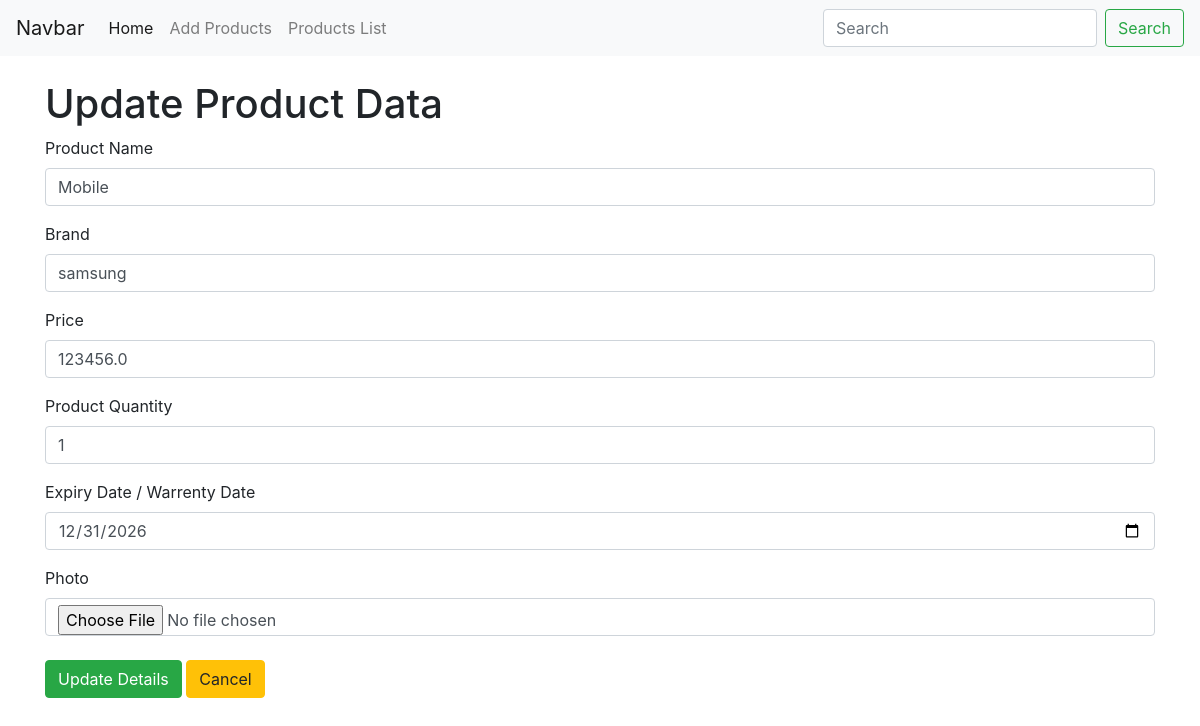
The app's page /update/5/, older data.
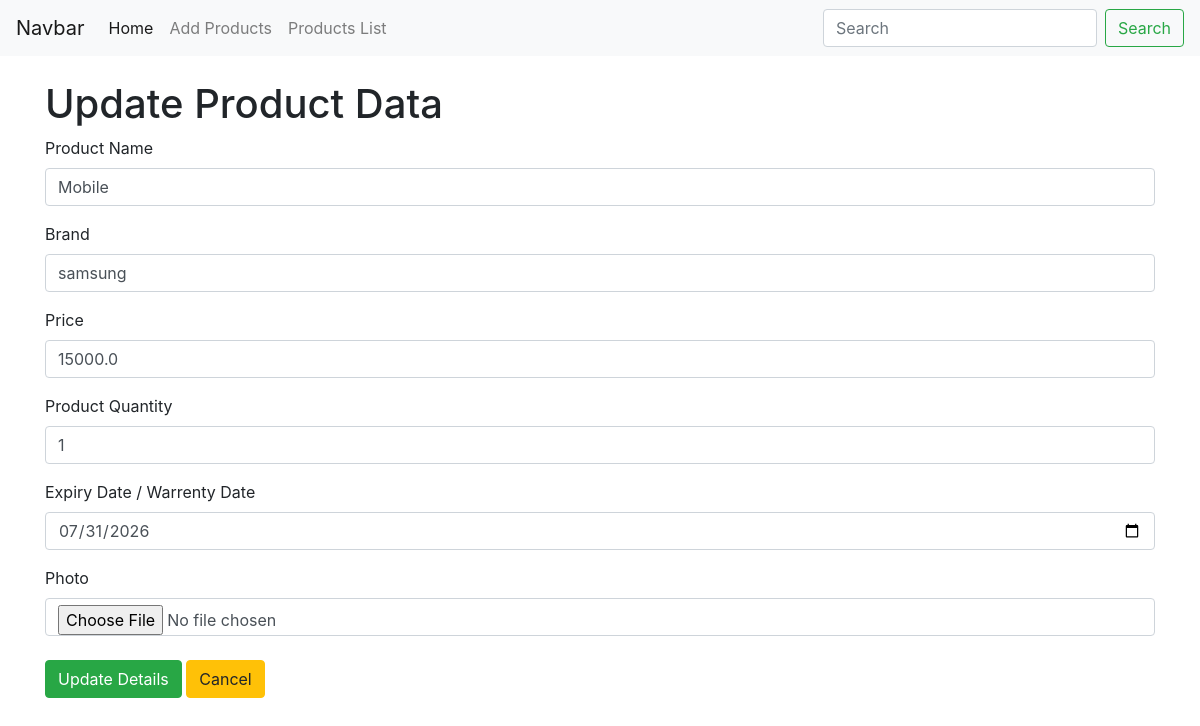
The same page, newer data.
### Products/models.py (models this page shows, shortened)
class Products(models.Model):
    name = models.CharField(max_length=50)
    brand = models.CharField(max_length=50)
    price = models.FloatField()
    quantity = models.IntegerField()
    exp_date = models.DateField(null=True, blank=True)
    image = models.ImageField(upload_to= 'products/', default=None, null=False)

### Products/views.py (the view, shortened to what this page needs)
# urls.py: path('update/<int:id>/',views.update, name='update'),
def update(request, id):
    obj = Products.objects.get(id = id)
    return render(request, 'update_products.html', context = {'obj':obj})

### Products/templates/update_products.html (shortened to what this page needs)
{% extends 'base.html' %}
{% block body %}
<div class="container mt-4">
    <h1>Update Product Data</h1>
    <form method="POST" enctype="multipart/form-data">
        <div class="form-group mb-3">
            <label for="p_name">Product Name</label>
            <input type="text" class="form-control" name="p_name" id="p_name" value="{{ obj.name }}" required />
        </div>
        <div class="form-group mb-3">
            <label for="p_brand">Brand</label>
            <input type="text" class="form-control" id="p_brand" name="p_brand" value="{{ obj.brand }}" required />
        </div>
        <div class="form-group mb-3">
            <label for="p_price">Price</label>
            <input type="number" step="0.01" class="form-control" name="p_price" id="p_price" value="{{ obj.price }}" required />
        </div>
        <div class="form-group mb-3">
            <label for="p_quantity">Product Quantity</label>
            <input type="number" class="form-control" name="p_quantity" id="p_quantity" value="{{ obj.quantity }}" required />
        </div>
        <div class="form-group mb-3">
            <label for="p_exp_date">Expiry Date / Warrenty Date</label>
            <input type="date" class="form-control" name="p_exp_date" id="p_exp_date" value="{{ obj.exp_date|date:'Y-m-d' }}" />
        </div>
        <div class="form-group">
            <label for="productImage">Photo</label>
            <input type="file" class="form-control" id="productImage" name="product_image"/>
        </div>
        <div class="mt-4">
            <button type="submit" class="btn btn-success">Update Details</button>
            <a href="/list/" class="btn btn-warning">Cancel</a>
        </div>
    </form>
</div>
{% endblock %}

### Products/templates/base.html (shortened to what this page needs)
<!doctype html>
<html lang="en">
  <head>
    <link rel="stylesheet" href="https://cdn.jsdelivr.net/npm/bootstrap@4.6.2/dist/css/bootstrap.min.css">
  </head>
  <body>
    {% include 'NavBar.html' %}
    {% block body %}
    {% endblock %}
  </body>
</html>

### Products/templates/NavBar.html (shortened to what this page needs)
<nav class="navbar navbar-expand-lg navbar-light bg-light">
  <a class="navbar-brand" href="#">Navbar</a>
  <div class="collapse navbar-collapse" id="navbarSupportedContent">
    <ul class="navbar-nav mr-auto">
      <li class="nav-item active">
        <a class="nav-link" href="/">Home <span class="sr-only">(current)</span></a>
      </li>
      <li class="nav-item">
        <a class="nav-link" href="/add/">Add Products</a>
      </li>
       <li class="nav-item">
        <a class="nav-link" href="/list/">Products List</a>
      </li>
    </ul>
    <form class="form-inline my-2 my-lg-0" action="/search/" method="POST">{% csrf_token %}
      <input class="form-control mr-sm-2" type="search" placeholder="Search" aria-label="Search" name="search-data">
      <button class="btn btn-outline-success my-2 my-sm-0" type="submit">Search</button>
    </form>
  </div>
</nav>

Row changes from the older to the newer data that the page shows:
changed Products "Mobile": p_price "123456.0" → "15000.0"; p_exp_date "12/31/2026" → "07/31/2026"
